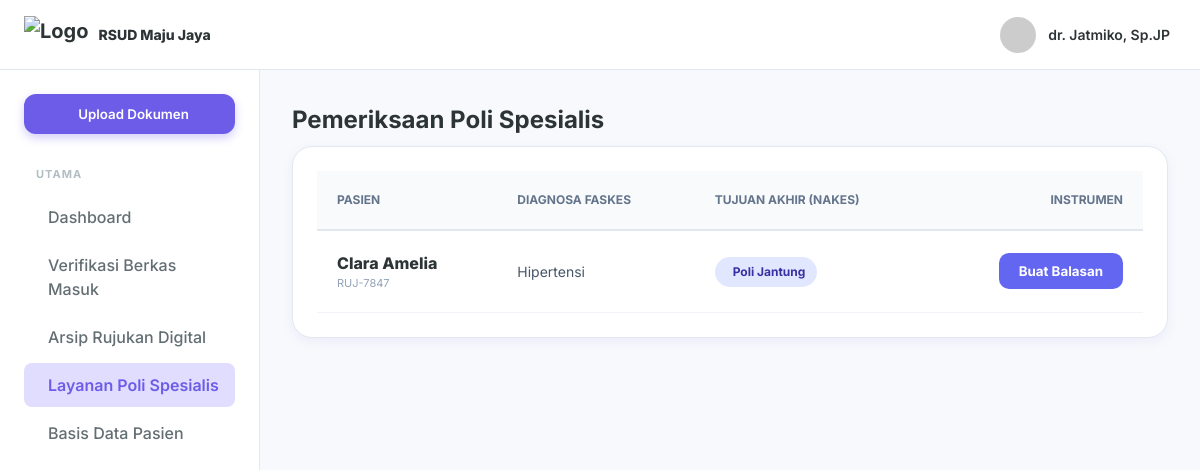
The app's page /referral_specialist.php, older data.
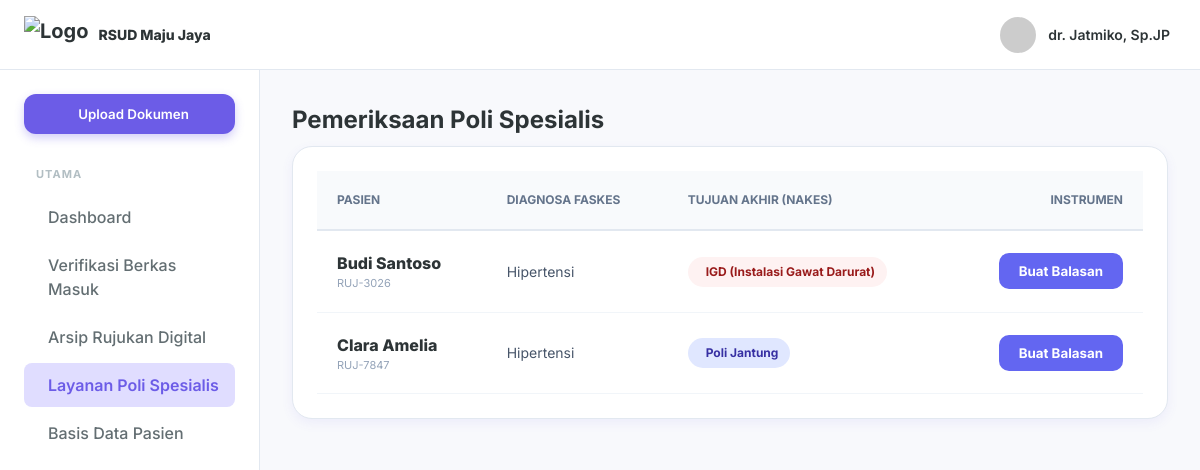
The same page, newer data.
### tables this page shows
CREATE TABLE referrals (
        id INTEGER PRIMARY KEY AUTOINCREMENT,
        referral_id TEXT UNIQUE NOT NULL,
        patient_name TEXT NOT NULL,
        patient_wa TEXT,
        faskes_wa TEXT,
        category TEXT,
        origin_faskes TEXT,
        insurance_type TEXT,
        card_number TEXT,
        diagnosis_initial TEXT,
        icd10 TEXT,
        therapy_initial TEXT,
        spec_diagnosis TEXT,
        follow_up_plan TEXT,
        letter_date TEXT,
        expiry_date TEXT,
        received_date TEXT,
        replied_at DATETIME,
        status_flow TEXT DEFAULT 'ENTRY',
        created_at DATETIME DEFAULT CURRENT_TIMESTAMP
    , faskes_kab_kota TEXT, faskes_tingkat TEXT, target_poli TEXT, target_kota TEXT, patient_status_peserta TEXT, medical_notes TEXT, doctor_name TEXT, birth_date TEXT, gender TEXT, is_deleted INTEGER DEFAULT 0, faskes_alamat TEXT, faskes_telp TEXT, faskes_email TEXT, nik TEXT, verified_by TEXT, final_destination TEXT);

### config.php (called while the page is built, shortened)
<?php
$db_file = __DIR__ . '/dms_hospital.sqlite';
try {
    $pdo = new PDO("sqlite:" . $db_file);
    $pdo->setAttribute(PDO::ATTR_ERRMODE, PDO::ERRMODE_EXCEPTION);
    $pdo->setAttribute(PDO::ATTR_DEFAULT_FETCH_MODE, PDO::FETCH_ASSOC);
    class SQLiteCompatibilityLayer {
        private $pdo;
        public function __construct($pdo) {
            $this->pdo = $pdo;
        }
        public function query($sql) {
            try {
                $stmt = $this->pdo->query($sql);
                return new SQLiteResultWrapper($stmt);
            } catch (PDOException $e) {
                die("Database Error: " . $e->getMessage() . " (SQL: $sql)");
            }
        }
    }
    class SQLiteResultWrapper {
        private $data = [];
        private $index = 0;
        public function __construct($stmt) {
            $this->stmt = $stmt;
            if ($stmt) {
                $all = $this->stmt->fetchAll();
                $this->num_rows = count($all);
                $this->data = $all;
                $this->index = 0;
            }
        }
        public function fetch_assoc() {
            if (isset($this->data[$this->index])) {
                return $this->data[$this->index++];
            }
            return null;
        }
    }
    $conn = new SQLiteCompatibilityLayer($pdo);
} catch (PDOException $e) {
    die("Koneksi SQLite Gagal: " . $e->getMessage());
}

### referral_specialist.php (the view, shortened to what the changed rows need)
<?php
require_once 'config.php';
$sql_poli = "SELECT * FROM referrals WHERE status_flow = 'VERIFY' AND is_deleted = 0 ORDER BY created_at DESC";
$result = $conn->query($sql_poli);
?>
<!DOCTYPE html>
<html lang="id">
<head>
    <link rel="stylesheet" href="styles.css">
</head>
<body>
    <div class="app-container">
        <div class="main-layout">
            <main class="content-area">
                <h1 class="page-title">Pemeriksaan Poli Spesialis</h1>
                <div class="card" style="border-radius: 20px; overflow: hidden;">
                    <table style="width: 100%; border-collapse: collapse;">
                        <thead>
                            <tr style="background: #f8fafc; border-bottom: 2px solid #e2e8f0; font-size: 12px; color: #64748b;">
                                <th style="padding: 20px; text-align: left;">PASIEN</th>
                                <th style="padding: 20px; text-align: left;">DIAGNOSA FASKES</th>
                                <th style="padding: 20px; text-align: left;">TUJUAN AKHIR (NAKES)</th>
                                <th style="padding: 20px; text-align: right;">INSTRUMEN</th>
                            </tr>
                        </thead>
                        <tbody>
                            <?php if ($result->num_rows > 0): ?>
                                <?php while($row = $result->fetch_assoc()): ?>
                                    <?php
                                        $dest = !empty($row['final_destination']) ? $row['final_destination'] : $row['target_poli'];
                                        $is_emergency = (strpos($dest, 'IGD') !== false || strpos($dest, 'ICU') !== false);
                                        $badge_bg = $is_emergency ? '#fef2f2' : '#e0e7ff';
                                        $badge_color = $is_emergency ? '#991b1b' : '#3730a3';
                                    ?>
                                    <tr style="border-bottom: 1px solid #f1f5f9;">
                                        <td style="padding: 20px;">
                                            <div style="font-weight: 800;"><?= $row['patient_name'] ?></div>
                                            <div style="font-size: 11px; color: #94a3b8;"><?= $row['referral_id'] ?></div>
                                        </td>
                                        <td style="padding: 20px; font-size: 14px; color: #475569;"><?= $row['diagnosis_initial'] ?></td>
                                        <td style="padding: 20px; font-size: 14px;">
                                            <span style="background: <?= $badge_bg ?>; color: <?= $badge_color ?>; padding: 6px 12px; border-radius: 20px; font-weight: 700; font-size: 12px; display: inline-flex; align-items: center; gap: 6px;">
                                                <i class="ph <?= $is_emergency ? 'ph-first-aid' : 'ph-stethoscope' ?>"></i> <?= $dest ?>
                                            </span>
                                        </td>
                                        <td style="padding: 20px; text-align: right;">
                                            <button onclick="openForm('<?= $row['referral_id'] ?>', '<?= $row['patient_name'] ?>')" style="padding: 10px 20px; background: #6366f1; color: white; border: none; border-radius: 10px; cursor: pointer; font-weight:700;">Buat Balasan</button>
                                        </td>
                                    </tr>
                                <?php endwhile; ?>
                            <?php else: ?>
                                <tr><td colspan="4" style="padding: 60px; text-align: center; color: #cbd5e1;">Antrean poli sedang kosong.</td></tr>
                            <?php endif; ?>
                        </tbody>
                    </table>
                </div>
            </main>
        </div>
    </div>
</body>
</html>

Row changes from the older to the newer data that the page shows:
added referrals: patient_name "Budi Santoso", referral "RUJ-3026", diagnosis_initial "Hipertensi", final_destination "IGD (Instalasi Gawat Darurat)"
